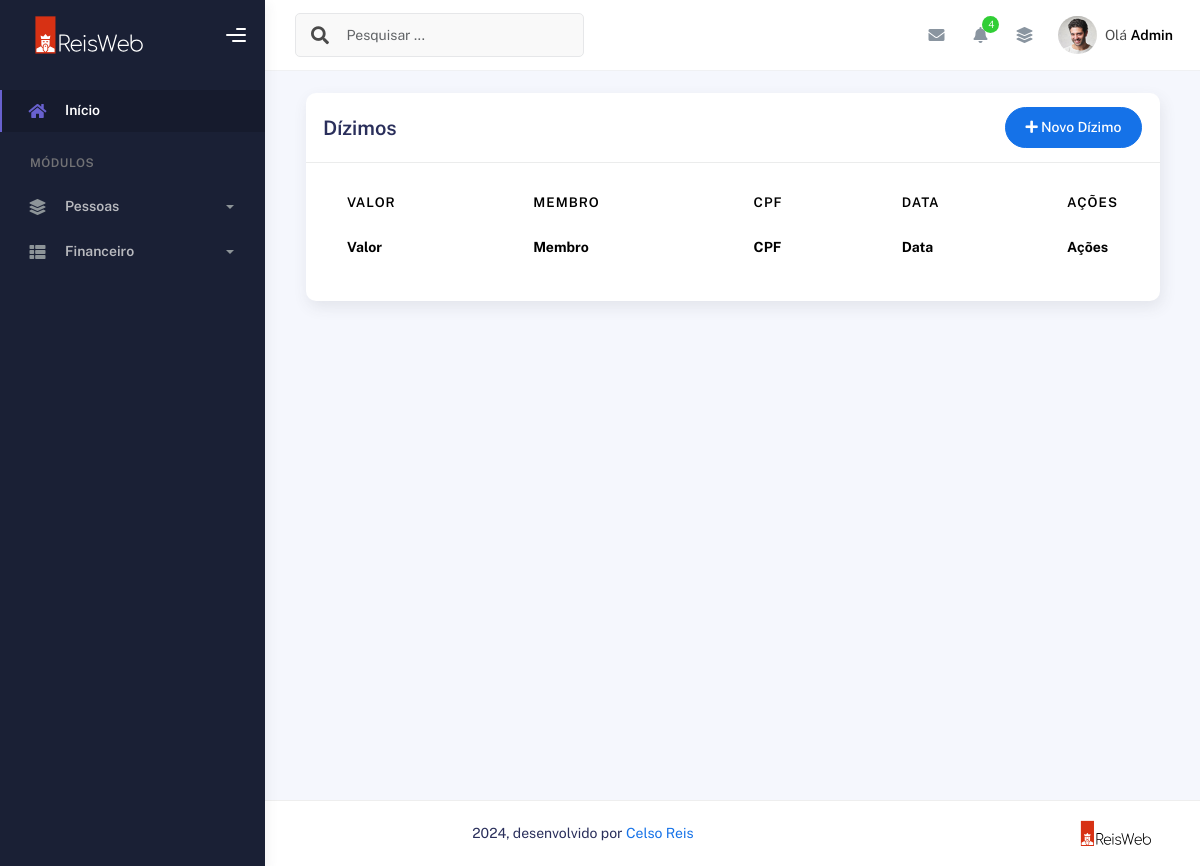
The page /dizimos/ (signed in) on the database as committed earlier.
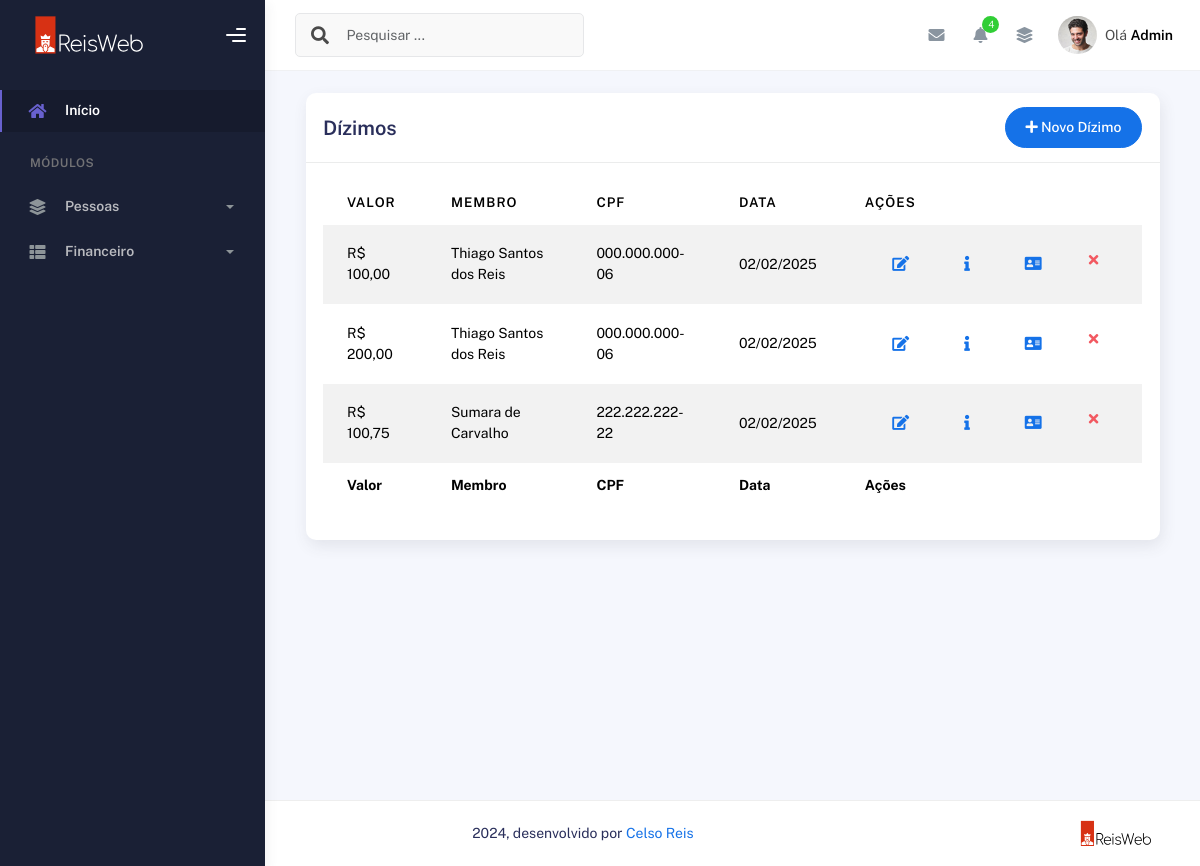
The same page on the database as committed later.
### plataformadizimos/models.py (models this page shows, shortened)
class Dizimos(models.Model):
    membro = models.ForeignKey(Membros, on_delete=models.CASCADE)
    valor = models.DecimalField(max_digits=10, decimal_places=2)
    data_dizimo = models.DateField(auto_now_add=True)  # Data do dízimo (preenchida automaticamente)

### plataformaigreja/models.py (models this page shows, shortened)
class Membros(models.Model):
    choices_sexo = (('F', 'Feminino'),
                    ('M', 'Masculino'))
    choices_cargo = (('A', 'Auxiliar'),
                     ('C', 'Congregado'),
                     ('Cr', 'Crianças'),
                     ('Da', 'Diaconisa'),
                     ('D', 'Diácono'),
                     ('E', 'Evangelista'),
                     ('J', 'Jovem'),
                     ('Mb', 'Membro'),
                     ('Mi', 'Missionário(a)'),
                     ('Pr', 'Pastor'),
                     ('P', 'Presbítero'))
    nome = models.CharField(max_length=50)
    sexo = models.CharField(max_length=1, choices=choices_sexo)
    cpf = models.CharField(max_length=20, blank=True, null=True)
    email = models.EmailField(blank=True, null=True)
    telefone = models.CharField(max_length=19, blank=True, null=True)
    endereco = models.CharField(max_length=100, blank=True, null=True)
    foto = models.ImageField(upload_to="img_membros", null=True, blank=True)
    data_nascimento = models.DateField(null=True, blank=True)
    data_batismo = models.DateField(null=True, blank=True)
    cargo = models.CharField(max_length=2, choices=choices_cargo)
    pastor = models.ForeignKey(
        User,
        on_delete=models.CASCADE
    )

### plataformadizimos/views.py (the view, shortened to what this page needs)
# urls.py: path('dizimos/', views.dizimos, name='dizimos'),
@login_required(login_url='/usuarios/login')
def dizimos(request):
    membros = Membros.objects.filter(pastor=request.user)
    dizimos = Dizimos.objects.filter(membro__pastor=request.user).order_by("-data_dizimo")
    return render(request, "dizimos.html", {"membros": membros, "dizimos": dizimos})

### plataformadizimos/templates/dizimos.html (shortened to what this page needs)
{% extends "bases/base_plataformaigreja.html" %}
{% load static %}
{% block 'conteudo' %}
  <div class="container">
    <div class="page-inner">
      <div class="col-md-12">
        <div class="card">
          <div class="card-header">
            <div class="d-flex align-items-center">
              <h4 class="card-title">Dízimos</h4>
                <button
                  class="btn btn-primary btn-round ms-auto"
                  data-bs-toggle="modal"
                  data-bs-target="#addRowModal"
                >
                  <i class="fa fa-plus"></i>
                  Novo Dízimo
                </button>
            </div>
          </div>
        <div class="card-body">
                    <div class="table-responsive">
                      <table
                        id="add-row"
                        class="display table table-striped table-hover"
                      >
                        <thead>
                          <tr>
                            <th>Valor</th>
                            <th>Membro</th>
                            <th>CPF</th>
                            <th>Data</th>
                            <th style="width: 10%">Ações</th>
                          </tr>
                        </thead>
                        <tfoot>
                          <tr>
                            <th>Valor</th>
                            <th>Membro</th>
                            <th>CPF</th>
                            <th>Data</th>
                            <th>Ações</th>
                          </tr>
                        </tfoot>
                        <tbody>
                          {% for dizimo in dizimos %}
                            <tr>
                              <td>R$ {{ dizimo.valor }}</td>
                              <td>{{ dizimo.membro.nome }}</td>
                              <td>{{dizimo.membro.cpf}}</td>
                              <td>{{ dizimo.data_dizimo|date:"d/m/Y" }}</td>
                              <td>
                                <div class="form-button-action">
                                  <a href="#">
                                  <button
                                    type="button"
                                    title="Editar"
                                    class="btn btn-link btn-primary btn-lg"
                                    data-original-title="Edit Task"
                                    data-bs-toggle="modal"
                                    data-bs-target="#editarMembroModal"
                                  >
                                    <i class="fa fa-edit"></i>
                                  </button>
                                </a>
                                <button
                                    type="button"
                                    title="Informações"
                                    class="btn btn-link btn-primary btn-lg btn-detalhes"
                                    data-original-title="Edit Task"
                                    data-id="{{ membro.id }}"
                                    data-bs-toggle="modal"
                                    data-bs-target="#modalDetalhes"
                                  >
                                    <i class="fa fa-info"></i>
                                  </button>
                                  <a href="#" class="btn btn-link btn-primary btn-lg" >
                                    <i class="fas fa-address-card"></i>
                                  </a>
                                 <form action="#" method="post">{% csrf_token %}
                                  <button
                                    type="submit"
                                    data-bs-toggle="tooltip"
                                    title="Excluir"
                                    class="btn btn-link btn-danger"
                                    data-original-title="Remove"
                                    onclick="return confirm('Tem certeza que deseja excluir este membro?');"
                                  >
                                    <i class="fa fa-times"></i>
                                  </button>
                                </form>
                                </div>
                              </td>
                            </tr>
                          {% endfor %}
                        </tbody>
                      </table>
                    </div>
                  </div>
                </div>
              </div>
            </div>
          </div>
        </div>
      </div>
    </div>
{% endblock %}

### templates/bases/base_plataformaigreja.html (shortened to what this page needs)
{% extends "bases/base.html" %}
{% load static %}

### templates/bases/base.html (shortened to what this page needs)
{% load static %}
<!DOCTYPE html>
<html lang="pt-BR">
  <head>
    <link href="{% static 'geral/assets/css/bootstrap.min.css' %}" rel="stylesheet">
    <link href="{% static 'geral/assets/css/plugins.min.css' %}" rel="stylesheet">
    <link href="{% static 'geral/assets/css/kaiadmin.min.css' %}" rel="stylesheet">
    <link href="{% static 'geral/assets/css/demo.css' %}" rel="stylesheet">
  </head>
  <body>
    <div class="wrapper">
      {% if user.is_authenticated %}
        <div class="sidebar" data-background-color="dark">
          <div class="sidebar-logo">
            <div class="logo-header" data-background-color="dark">
              <a href="#" class="logo">
                <img
                  src="{% static 'geral/assets/img/kaiadmin/logorw.svg'%}"
                  alt="navbar brand"
                  class="navbar-brand"
                  height="40"
                />
              </a>
              <div class="nav-toggle">
                <button class="btn btn-toggle toggle-sidebar">
                  <i class="gg-menu-right"></i>
                </button>
              </div>
            </div>
          </div>
          <div class="sidebar-wrapper scrollbar scrollbar-inner">
            <div class="sidebar-content">
              <ul class="nav nav-secondary">
                <li class="nav-item active">
                  <a
                    data-bs-toggle="collapse"
                    href="#dashboard"
                    class="collapsed"
                    aria-expanded="false"
                  >
                    <i class="fas fa-home"></i>
                    <p>Início</p>
                  </a>
                </li>
                <li class="nav-section">
                  <h4 class="text-section">Módulos</h4>
                </li>
                <li class="nav-item">
                  <a data-bs-toggle="collapse" href="#base">
                    <i class="fas fa-layer-group"></i>
                    <p>Pessoas</p>
                    <span class="caret"></span>
                  </a>
                </li>
                <li class="nav-item">
                  <a data-bs-toggle="collapse" href="#sidebarLayouts">
                    <i class="fas fa-th-list"></i>
                    <p>Financeiro</p>
                    <span class="caret"></span>
                  </a>
                </li>
              </ul>
            </div>
          </div>
        </div>
        <div class="main-panel">
          <div class="main-header">
            <nav
              class="navbar navbar-header navbar-header-transparent navbar-expand-lg border-bottom"
            >
              <div class="container-fluid">
                <nav
                  class="navbar navbar-header-left navbar-expand-lg navbar-form nav-search p-0 d-none d-lg-flex"
                >
                  <div class="input-group">
                    <div class="input-group-prepend">
                      <button type="submit" class="btn btn-search pe-1">
                        <i class="fa fa-search search-icon"></i>
                      </button>
                    </div>
                    <input
                      type="text"
                      placeholder="Pesquisar ..."
                      class="form-control"
                    />
                  </div>
                </nav>
                <ul class="navbar-nav topbar-nav ms-md-auto align-items-center">
                  <li class="nav-item topbar-icon dropdown hidden-caret">
                    <a
                      class="nav-link dropdown-toggle"
                      href="#"
                      id="messageDropdown"
                      role="button"
                      data-bs-toggle="dropdown"
                      aria-haspopup="true"
                      aria-expanded="false"
                    >
                      <i class="fa fa-envelope"></i>
                    </a>
                  </li>
                  <li class="nav-item topbar-icon dropdown hidden-caret">
                    <a
                      class="nav-link dropdown-toggle"
                      href="#"
                      id="notifDropdown"
                      role="button"
                      data-bs-toggle="dropdown"
                      aria-haspopup="true"
                      aria-expanded="false"
                    >
                      <i class="fa fa-bell"></i>
                      <span class="notification">4</span>
                    </a>
                  </li>
                  <li class="nav-item topbar-icon dropdown hidden-caret">
                    <a
                      class="nav-link"
                      data-bs-toggle="dropdown"
                      href="#"
                      aria-expanded="false"
                    >
                      <i class="fas fa-layer-group"></i>
                    </a>
                  </li>
                  <li class="nav-item topbar-user dropdown hidden-caret">
                    <a
                      class="dropdown-toggle profile-pic"
                      data-bs-toggle="dropdown"
                      href="#"
                      aria-expanded="false"
                    >
                      <div class="avatar-sm">
                        <img
                          src="assets/img/profile.jpg"
                          alt="..."
                          class="avatar-img rounded-circle"
                        />
                      </div>
                      <span class="profile-username">
                        <span class="op-7">Olá</span>
                        <span class="fw-bold">Admin</span>
                      </span>
                    </a>
                  </li>
                </ul>
              </div>
            </nav>
          </div>
          <div class="container">
            {% block 'conteudo' %}
            {% endblock %}
          <footer class="footer">
            <div class="container-fluid d-flex justify-content-between">
              <nav class="pull-left">
                <ul class="nav">
                  <li class="nav-item">
                    <a class="nav-link" href="#"> Ajuda </a>
                  </li>
                </ul>
              </nav>
              <div class="copyright">
                2024, desenvolvido por
                <a href="https://celsosreis.github.io/ReisWeb/" target="_blank">Celso Reis</a>
              </div>
              <div>
                <img src="{% static 'geral/assets/img/kaiadmin/logorwpr.svg' %}" width="100px" alt="Reisweb">
              </div>
            </div>
          </footer>
    {% endif %}
  </body>
</html>

Rows that differ between the two databases and show on the page:
added Dizimos: valor "100,00", membro.nome "Thiago Santos dos Reis", membro.cpf "000.000.000-06", data_dizimo "02/02/2025"
added Dizimos: valor "200,00", membro.nome "Thiago Santos dos Reis", membro.cpf "000.000.000-06", data_dizimo "02/02/2025"
added Dizimos: valor "100,75", membro.nome "Sumara de Carvalho", membro.cpf "222.222.222-22", data_dizimo "02/02/2025"
